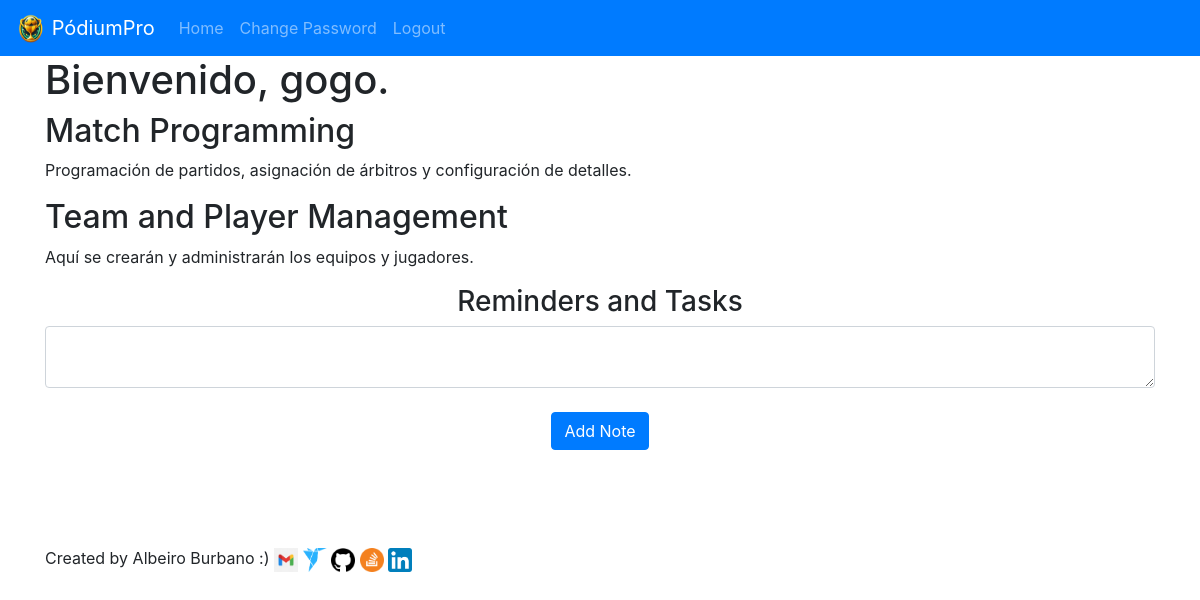
The page / (signed in) on the database as committed earlier.
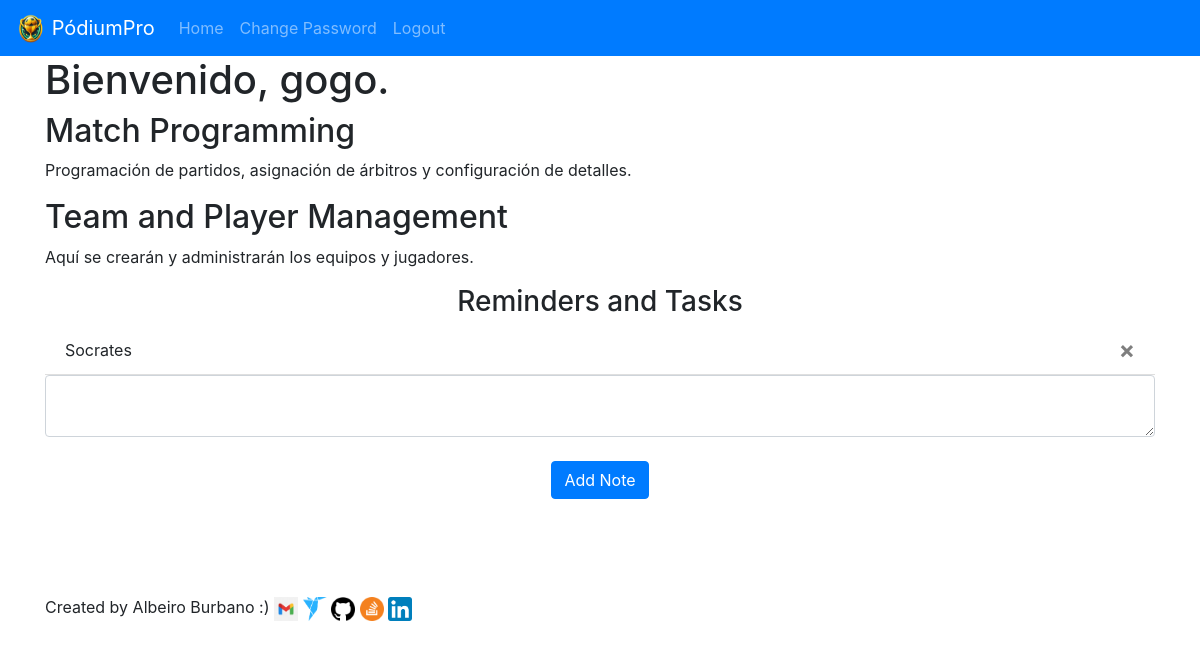
The same page on the database as committed later.
### website/models.py (models this page shows)
class User(db.Model, UserMixin):
    id = db.Column(db.Integer, primary_key=True)
    email = db.Column(db.String(150), unique=True)
    password = db.Column(db.String(150))
    first_name = db.Column(db.String(150))
    notes = db.relationship('Note')

class Note(db.Model):
    id = db.Column(db.Integer, primary_key=True)
    data = db.Column(db.String(10000))
    date = db.Column(db.DateTime(timezone=True), default=func.now())
    user_id = db.Column(db.Integer, db.ForeignKey('user.id'))

### website/views.py (the view, shortened to what this page needs)
@views.route('/', methods=['GET', 'POST'])
@login_required
def home():
    return render_template("home.html", user=current_user)

### website/__init__.py (called while the page is built)
def create_app():
    app = Flask(__name__)
    app.config['SECRET_KEY'] = 'hjshjhdjah kjshkjdhjs'
    app.config['SQLALCHEMY_DATABASE_URI'] = f'sqlite:///{DB_NAME}'
    db.init_app(app)
    from .views import views
    from .auth import auth
    app.register_blueprint(views, url_prefix='/')
    app.register_blueprint(auth, url_prefix='/')
    from .models import User, Note
    with app.app_context():
        db.create_all()
    login_manager = LoginManager()
    login_manager.login_view = 'views.guest'
    login_manager.init_app(app)
    @login_manager.user_loader
    def load_user(id):
        return User.query.get(int(id))
    return app

### website/templates/home.html (shortened to what this page needs)
{% extends "base.html" %}
{% block content %}
{% if current_user.is_authenticated %}
    <div class="welcome-message">
        <h1>Bienvenido, {{ current_user.first_name }}.</h1>
    </div>
{% endif %}
<div id="programacion-partidos">
    <h2>Match Programming</h2>
    <p>Programación de partidos, asignación de árbitros y configuración de detalles.</p>
</div>
<div id="gestion-equipos">
    <h2>Team and Player Management</h2>
    <p>Aquí se crearán y administrarán los equipos y jugadores.</p>
</div>
<h3 align="center">Reminders and Tasks</h3>
<ul class="list-group list-group-flush" id="notes">
  {% for note in user.notes %}
  <li class="list-group-item">
    {{ note.data }}
    <button type="button" class="close" onClick="deleteNote({{ note.id }})">
      <span aria-hidden="true">&times;</span>
    </button>
  </li>
  {% endfor %}
</ul>
<form method="POST">
  <textarea name="note" id="note" class="form-control"></textarea>
  <br />
  <div align="center">
    <button type="submit" class="btn btn-primary">Add Note</button>
  </div>
</form>
<br>
<br>
<br>
<br>
<div id="mi-firma">
  <span>Created by Albeiro Burbano :)  </span>
  <a href="mailto:aburbanot@unal.edu.co">
      <img src="../static/email-icon.png" alt="Enviar correo" style="width: 24px; height: 24px; vertical-align: middle;">
  </a>
  <a href="https://www.freelancer.com/u/Albeiro73?sb=t">
    <img src="../static/free-icon .png" alt="Ver perfil en freelancer" style="width: 24px; height: 24px; vertical-align: middle;">
</a>
<a href="https://github.com/AlbeiroBurbanoTobar/ppi_pl_BurbanoA">
  <img src="../static/git-icon.png" alt="Ver repositorio" style="width: 24px; height: 24px; vertical-align: middle;">
</a>
<a href="https://stackoverflow.com/users/24090991/albeiro-burbano">
  <img src="../static/stack-icon.png" alt="Mira el perfil de stackoverflow" style="width: 24px; height: 24px; vertical-align: middle;">
</a>
<a href="http://www.linkedin.com/in/albeiro-jose-burbano-tobar-759ba4297">
  <img src="../static/link-icon.png" alt="Mira el perfil de linkedin" style="width: 24px; height: 24px; vertical-align: middle;">
</a>
</div>
{% endblock %}

### website/templates/base.html (shortened to what this page needs)
<!DOCTYPE html>
<html>
  <head>
    <link
      rel="stylesheet"
      href="https://stackpath.bootstrapcdn.com/bootstrap/4.4.1/css/bootstrap.min.css"
    />
    <link
      rel="stylesheet"
      href="https://stackpath.bootstrapcdn.com/font-awesome/4.7.0/css/font-awesome.min.css"
    />
    <link rel="stylesheet" href="{{ url_for('static', filename='css/style.css') }}">
  </head>
  <body>
    <nav class="navbar navbar-expand-lg navbar-dark bg-primary">
      <a class="navbar-brand" href="/">
        <img src="../static/logo.png" width="30" height="30" class="d-inline-block align-top" alt="">
        PódiumPro
      </a>
      <div class="collapse navbar-collapse" id="navbar">
        <div class="navbar-nav">
          {% if user.is_authenticated %}
          <a class="nav-item nav-link" id="home" href="/">Home</a>
           <a class="nav-item nav-link" id="changePassword" href="/change-password">Change Password</a>
          <a class="nav-item nav-link" id="logout" href="/logout">Logout</a>
          {% else %}
          <a class="nav-item nav-link" id="login" href="/login">Login</a>
          <a class="nav-item nav-link" id="signUp" href="{{ url_for('auth.privacy_policy') }}">Sign Up</a>
          {% endif %}
        </div>
      </div>
    </nav>
    <div class="container">{% block content %} {% endblock %}</div>
  </body>
</html>

Rows that differ between the two databases and show on the page:
added Note: data "Socrates"
